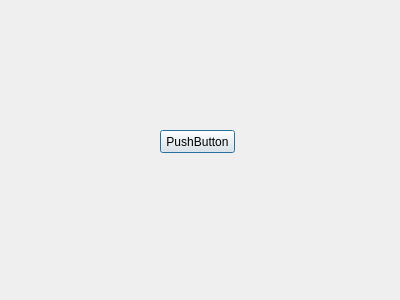
<?xml version="1.0" encoding="UTF-8"?>
<ui version="4.0">
 <class>Dialog</class>
 <widget class="QDialog" name="Dialog">
  <property name="geometry">
   <rect>
    <x>0</x>
    <y>0</y>
    <width>400</width>
    <height>300</height>
   </rect>
  </property>
  <property name="windowTitle">
   <string>Dialog</string>
  </property>
  <widget class="QPushButton" name="pushButton">
   <property name="geometry">
    <rect>
     <x>160</x>
     <y>130</y>
     <width>75</width>
     <height>23</height>
    </rect>
   </property>
   <property name="text">
    <string>PushButton</string>
   </property>
  </widget>
 </widget>
 <resources/>
 <connections>
  <connection>
   <sender>pushButton</sender>
   <signal>clicked()</signal>
   <receiver>Dialog</receiver>
   <slot>accept()</slot>
   <hints>
    <hint type="sourcelabel">
     <x>197</x>
     <y>144</y>
    </hint>
    <hint type="destinationlabel">
     <x>195</x>
     <y>173</y>
    </hint>
   </hints>
  </connection>
 </connections>
</ui>
